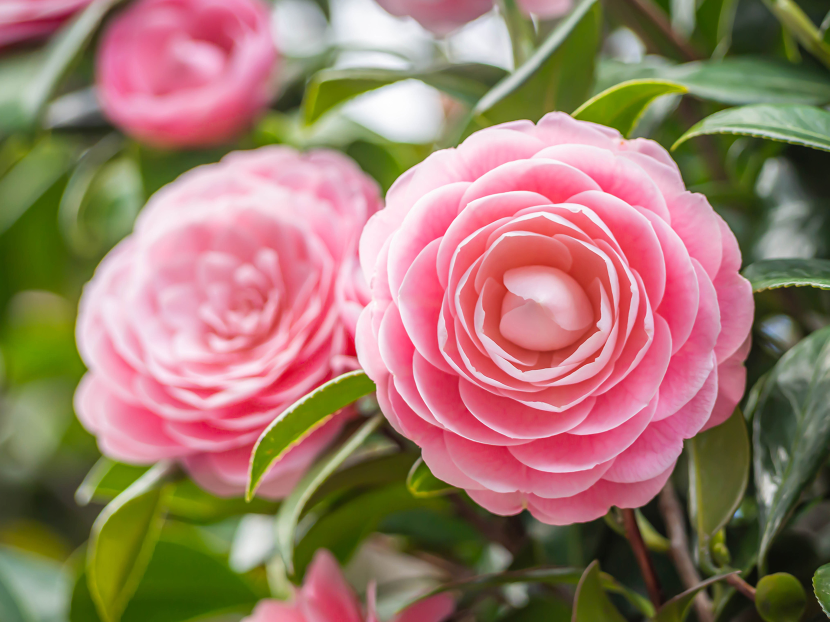
#> input picture Images/flower.jpg, 1659 x 1244 px, found by its file name (shown at 1/2 size)
$ python gradients.py
#> lines starting #> are read from the running program, lines starting #| are printed output that depends on the picture
import cv2 as cv
import matplotlib.pyplot as plt

def main() -> None:
    img = cv.imread("Images/flower.jpg")
#> img is the input picture: shape (1244, 1659, 3); mean B, G, R 107.2, 122.5, 157.2
    img_gray = cv.cvtColor(img, cv.COLOR_BGR2GRAY)
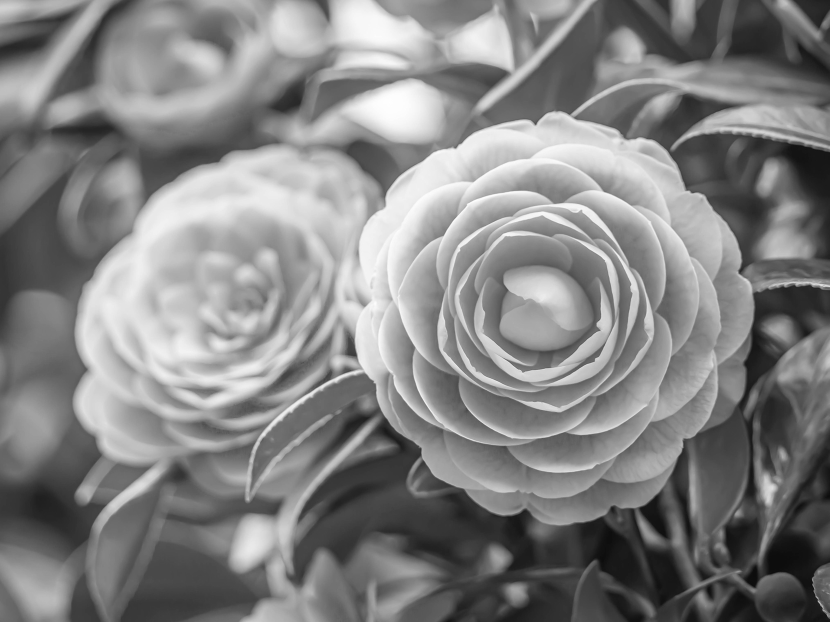
#> img_gray: shape (1244, 1659) (shown at 1/2 size); min 9, max 255, mean 131.2

    laplacian = cv.Laplacian(img_gray, cv.CV_64F, ksize=5)
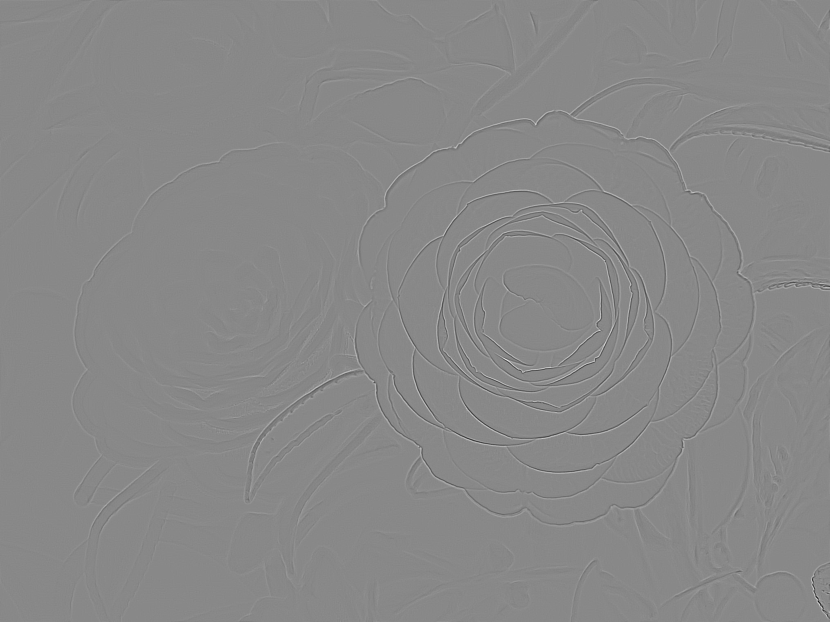
#> laplacian: shape (1244, 1659) float64 (shown at 1/2 size); min -4084, max 3544, mean 0; drawn with min black and max white
    sobel_x = cv.Sobel(img_gray, cv.CV_64F, 1,0, ksize=5)
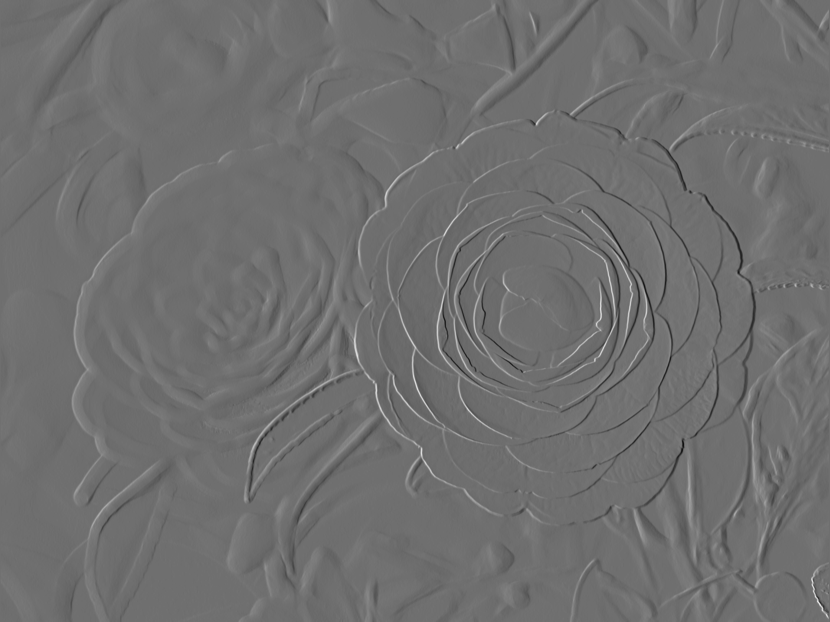
#> sobel_x: shape (1244, 1659) float64 (shown at 1/2 size); min -4922, max 6342, mean -1.9; drawn with min black and max white
    sobel_y = cv.Sobel(img_gray, cv.CV_64F, 0,1, ksize=5)
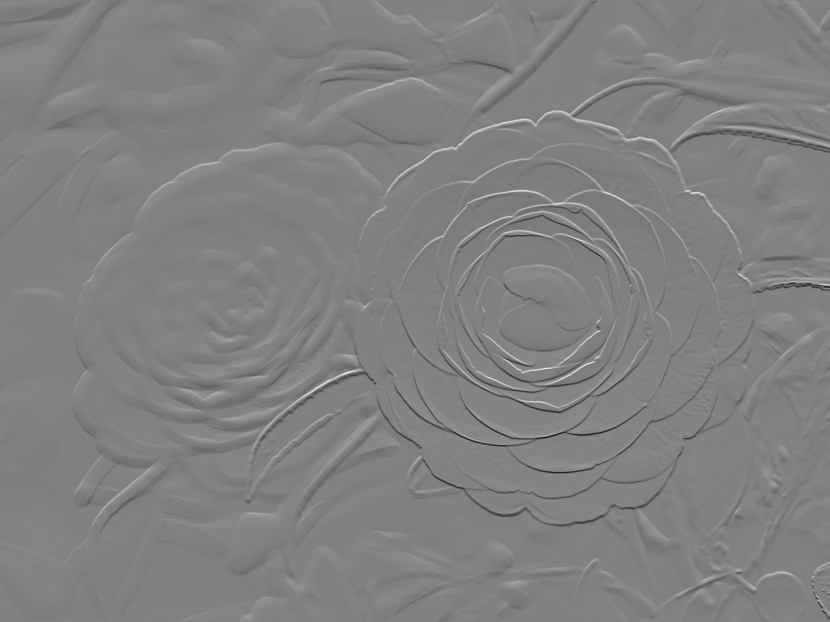
#> sobel_y: shape (1244, 1659) float64 (shown at 1/2 size); min -6229, max 6057, mean -5.3; drawn with min black and max white

    plt.subplot(221)
    plt.imshow(img_gray, cmap="gray"), plt.title("Gray Scale")
    plt.xticks([]), plt.yticks([])

    plt.subplot(222)
    plt.imshow(laplacian, cmap="gray"), plt.title("Laplacian")
    plt.xticks([]), plt.yticks([])

    plt.subplot(223)
    plt.imshow(sobel_x, cmap="gray"), plt.title("Sobel X")
    plt.xticks([]), plt.yticks([])

    plt.subplot(224)
    plt.imshow(sobel_y, cmap="gray"), plt.title("Sobel Y")
    plt.xticks([]), plt.yticks([])

    plt.tight_layout()
    plt.suptitle("Gradient Algorithms")
    plt.show()

if __name__ == "__main__":
    main()

$ run again, with Images/Beach.jpg copied over Images/flower.jpg
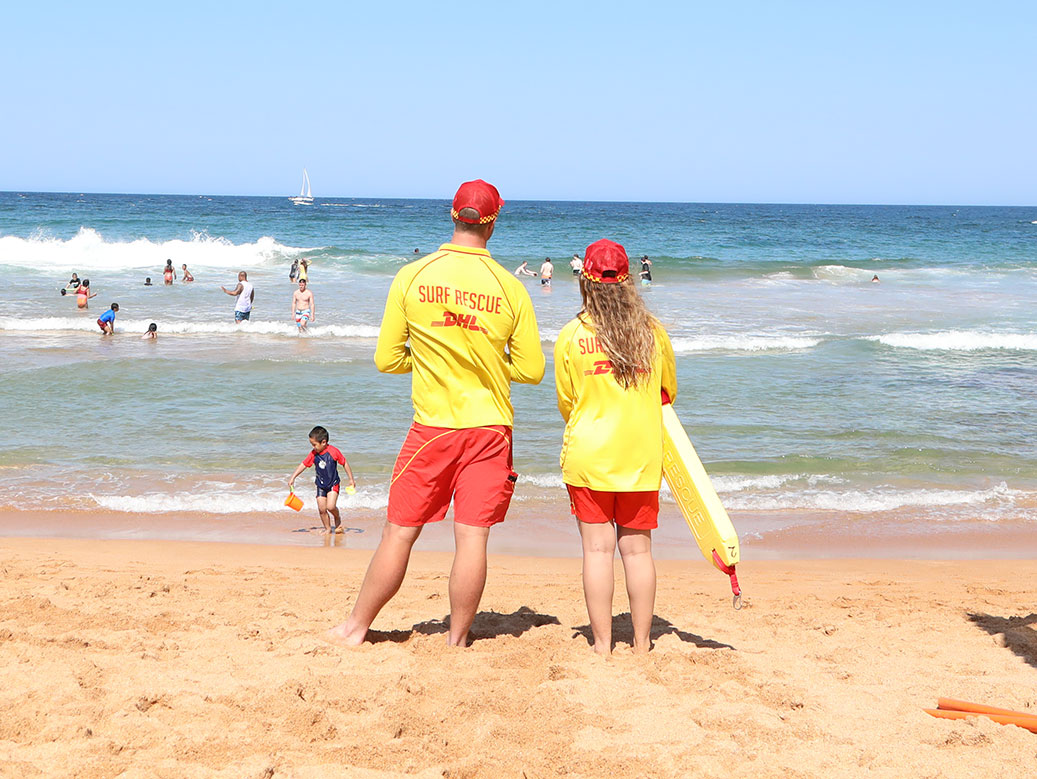
#> input picture Images/Beach.jpg, 1037 x 779 px, found by its file name
#> in main, img is the input picture: shape (779, 1037, 3); mean B, G, R 188.1, 197.3, 203.1
#> in main, `img_gray = cv.cvtColor(img, cv.COLOR_BGR2GRAY)`:
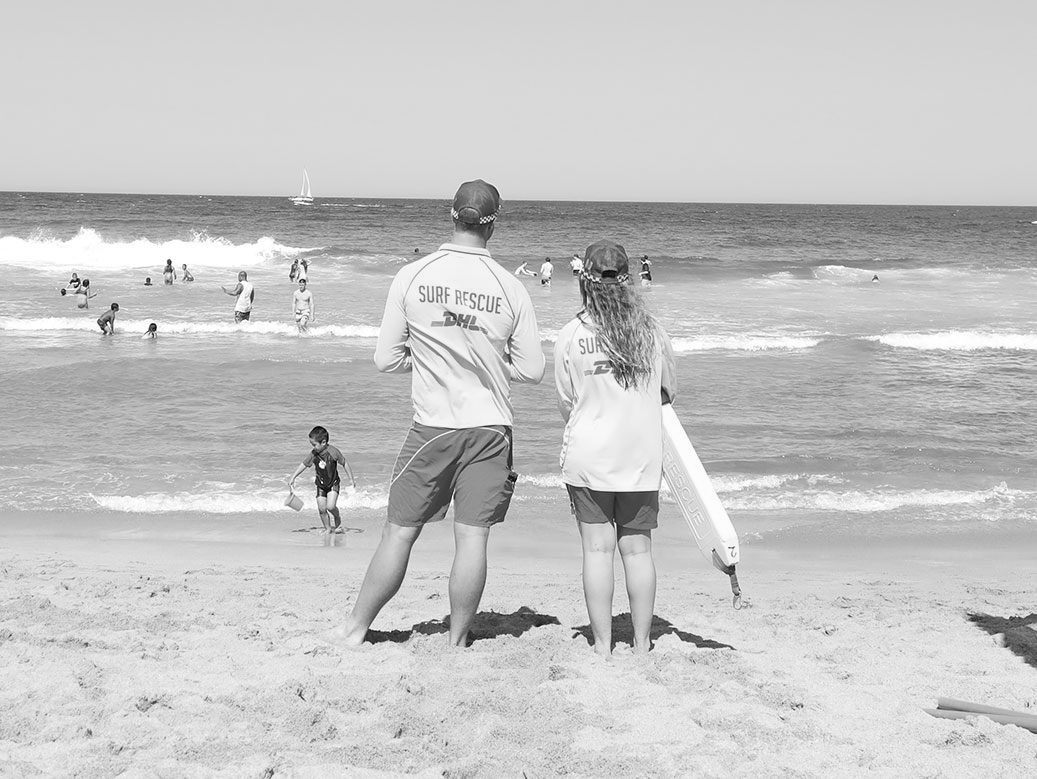
#> img_gray: shape (779, 1037); min 0, max 255, mean 198
#> in main, `sobel_y = cv.Sobel(img_gray, cv.CV_64F, 0,1, ksize=5)`:
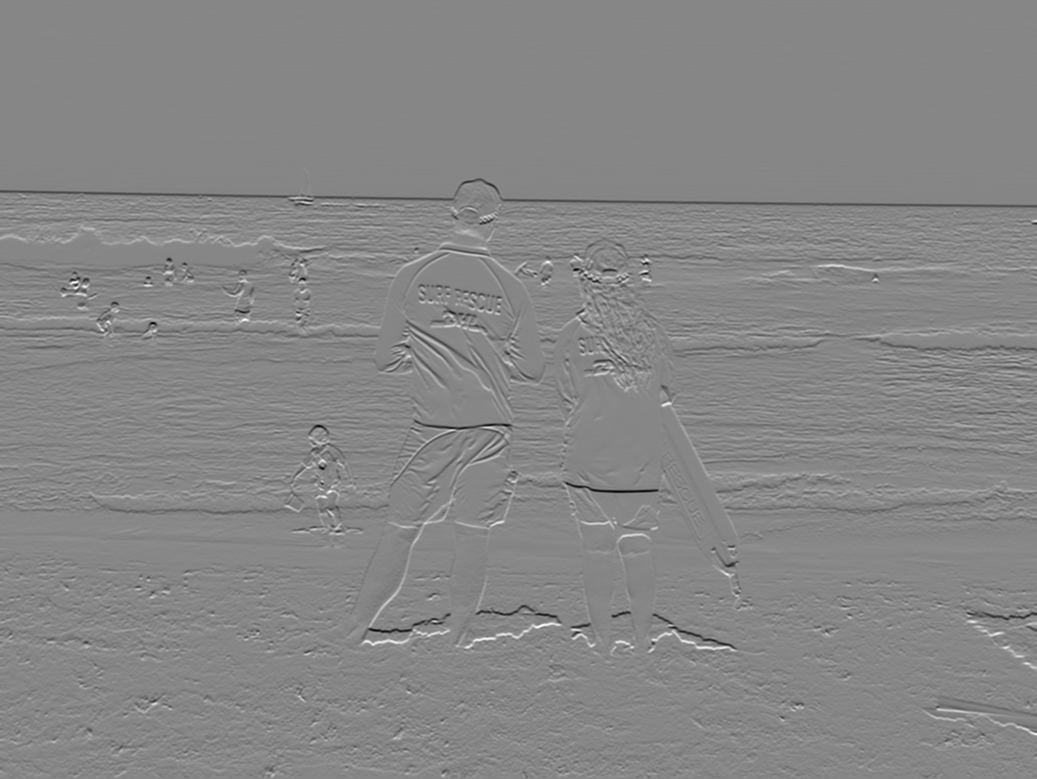
#> sobel_y: shape (779, 1037) float64; min -9922, max 8869, mean 1.1; drawn with min black and max white

$ run again, with Images/Me.jpg copied over Images/flower.jpg
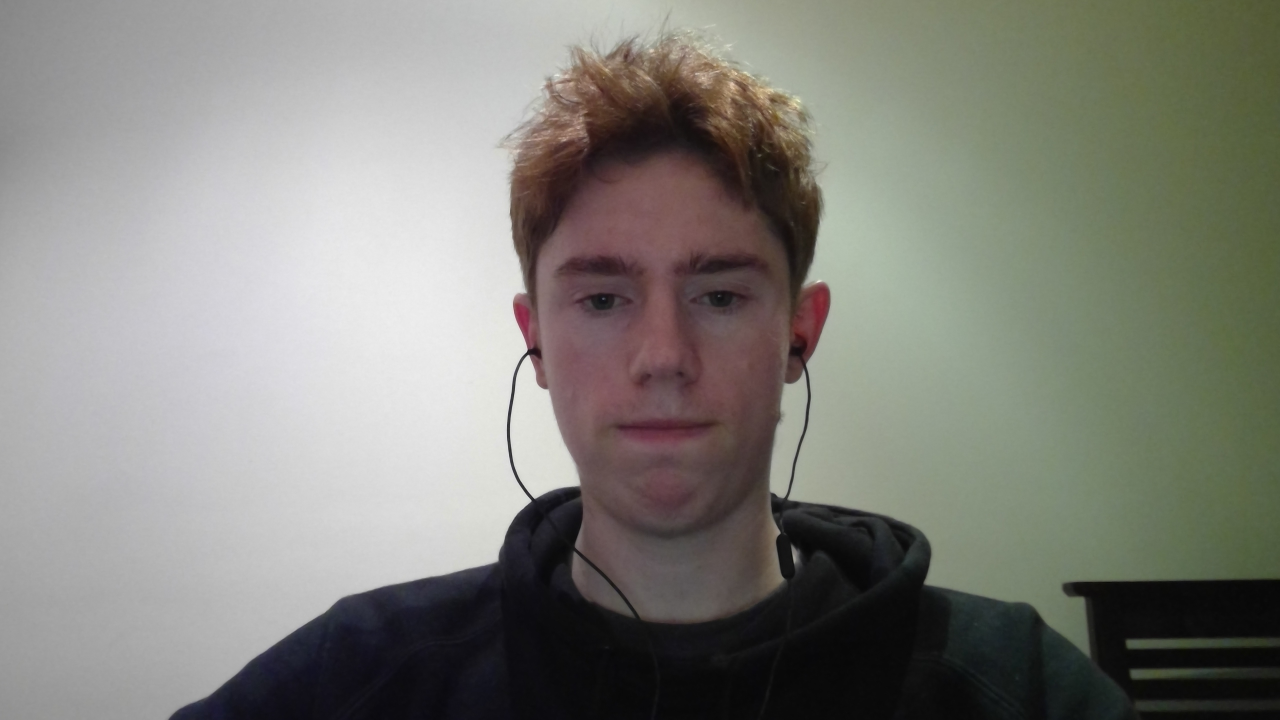
#> input picture Images/Me.jpg, 2560 x 1440 px, found by its file name (shown at 1/2 size)
#> in main, img is the input picture: shape (1440, 2560, 3); mean B, G, R 123.1, 130.1, 130.2
#> in main, `img_gray = cv.cvtColor(img, cv.COLOR_BGR2GRAY)`:
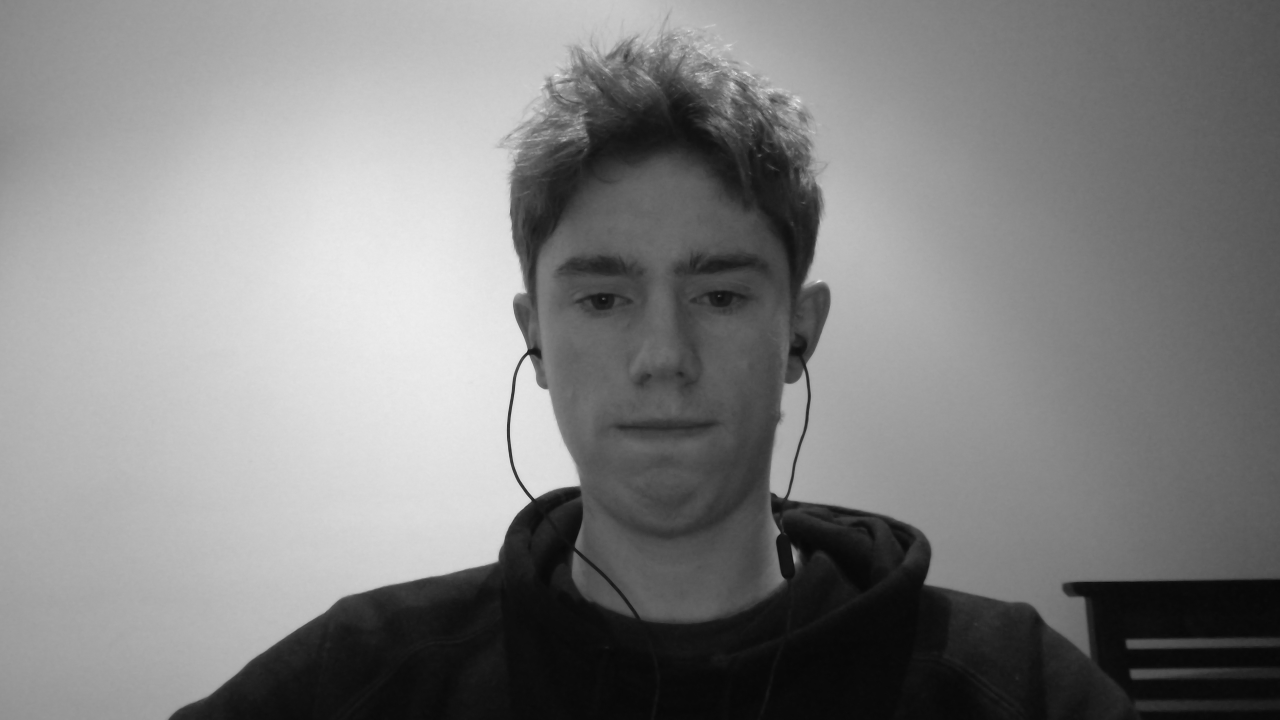
#> img_gray: shape (1440, 2560) (shown at 1/2 size); min 6, max 239, mean 129.3
#> in main, `plt.show()`:
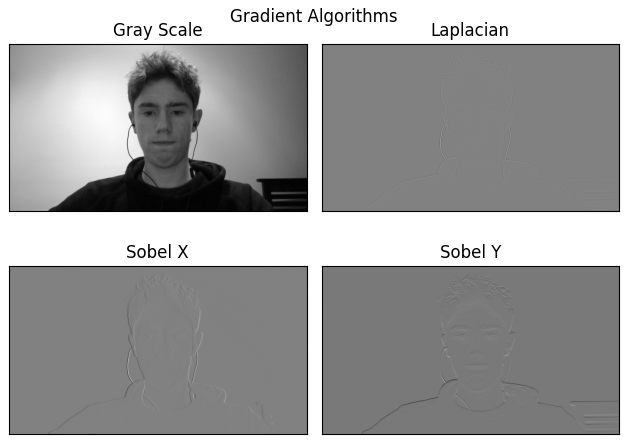
#> figure drawn by matplotlib, 4 panels

$ run again, with Images/Outdoor-Toy-Storage.jpg copied over Images/flower.jpg
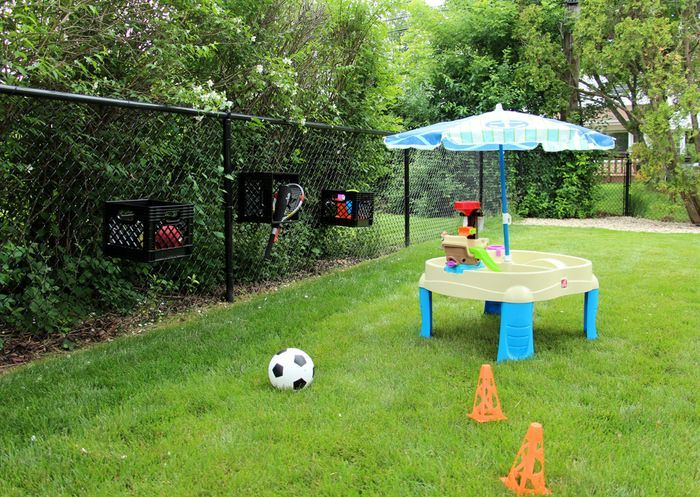
#> input picture Images/Outdoor-Toy-Storage.jpg, 700 x 497 px, found by its file name
#> in main, img is the input picture: shape (497, 700, 3); mean B, G, R 66.6, 128.4, 103.3
#> in main, `img_gray = cv.cvtColor(img, cv.COLOR_BGR2GRAY)`:
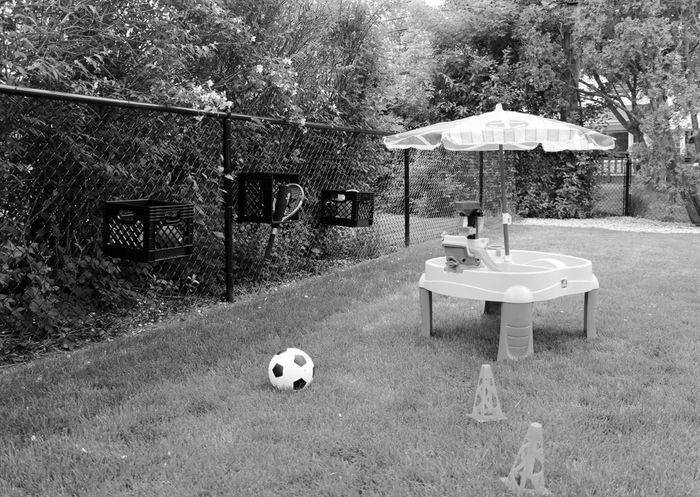
#> img_gray: shape (497, 700); min 0, max 255, mean 113.8
#> in main, `sobel_y = cv.Sobel(img_gray, cv.CV_64F, 0,1, ksize=5)`:
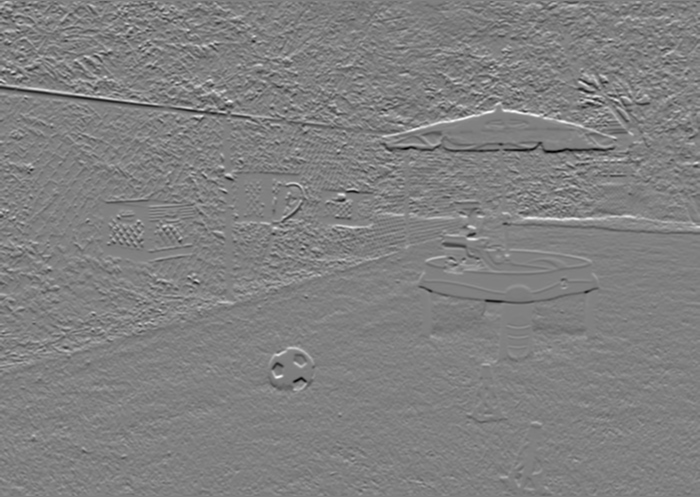
#> sobel_y: shape (497, 700) float64; min -10599, max 10389, mean -1.2; drawn with min black and max white
